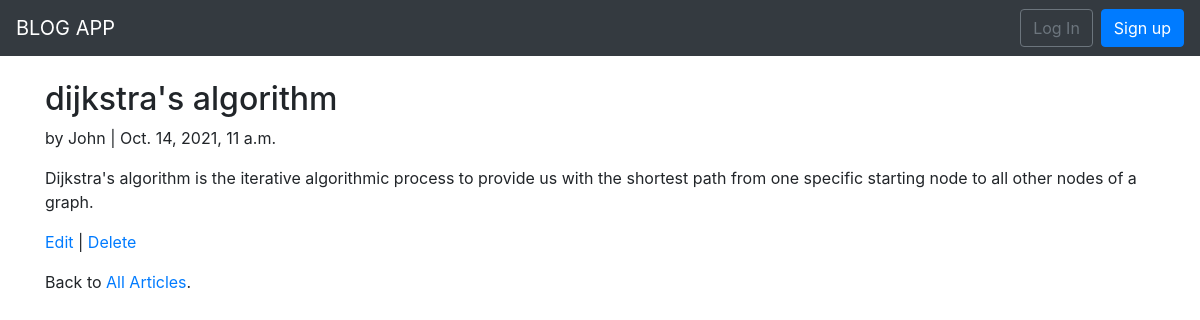
The app's page /articles/25/ with its own data.
### articles/models.py (models this page shows, shortened)
class Article(models.Model):
    title = models.CharField(max_length=255)
    body = models.TextField()
    date = models.DateTimeField(auto_now_add=True)
    author=models.ForeignKey(
        get_user_model(),
        on_delete=models.CASCADE,
    )

### users/models.py (models this page shows)
class CustomUser(AbstractUser):
    age = models.PositiveIntegerField(null=True, blank=True)

### articles/views.py (the view)
class ArticleDetailView(DetailView):
     model = Article
     template_name = 'articles/article_detail.html'
     login_url = 'login'

### articles/templates/articles/article_detail.html
{% extends 'users/base.html' %}
{% block content %}
<div class="article-entry">
<h2>{{ object.title }}</h2>
<p>by {{ object.author }} | {{ object.date }}</p>
<p>{{ object.body }}</p>
</div>
<p><a href="{% url 'article_edit' article.pk %}">Edit</a> |
<a href="{% url 'article_delete' article.pk %}">Delete</a></p>
<p>Back to <a href="{% url 'article_list' %}">All Articles</a>.</p>
{% endblock content %}

### records on screen
Article: title "dijkstra's algorithm", author "John", date "Oct. 14, 2021, 11 a.m.", body "Dijkstra's algorithm is the iterative algorithmic process to provide us with the shortest path from one specific starting node to all other nodes of a graph."
